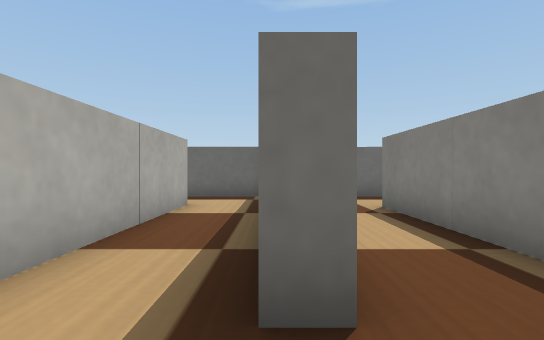
View 1 (above)

16 first-person views from a walk through a Webots world. The camera is 0.16 m above the floor, looks level and sees 85° across. The floor is counted in squares, 0.2 m on a side. Each view is taken from the middle of a square. On the plan, view 1 faces up. The plan holds only what a view shows up to about 10 squares ahead; the rest is blank. The place goes on beyond the plan. Robots are left out. Webots' stock objects and surfaces are drawn as simple stand-ins.

View 2
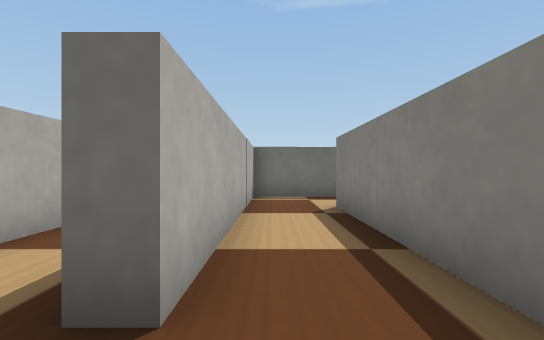

View 3
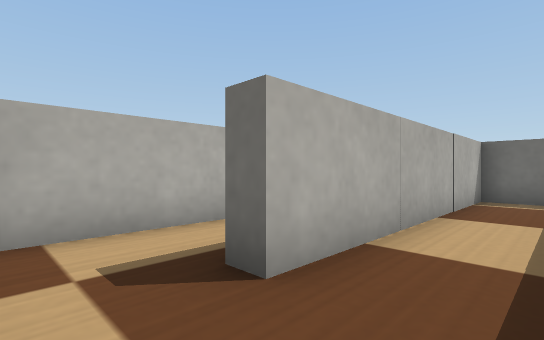

View 4
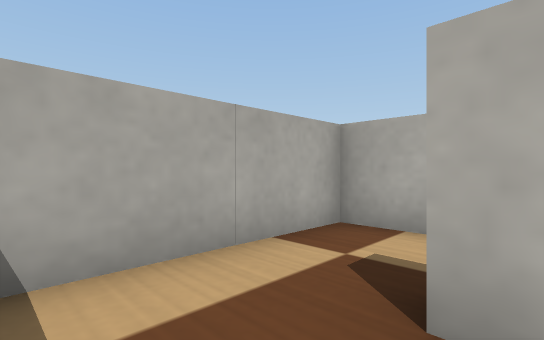

View 5
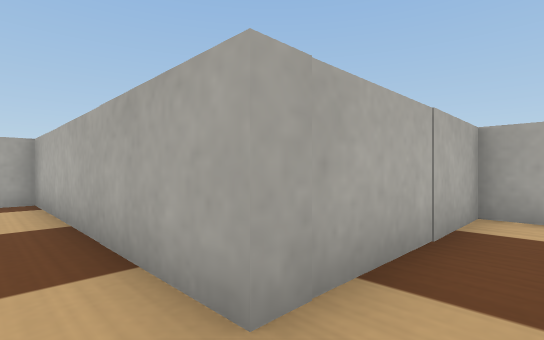

View 6
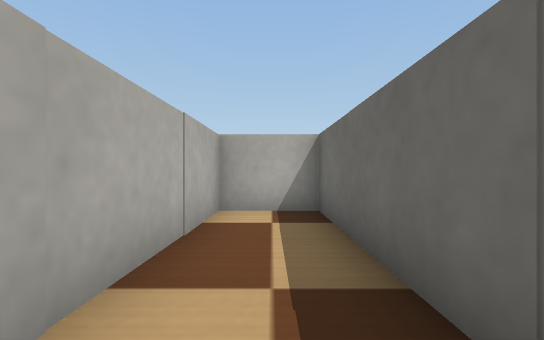

View 7
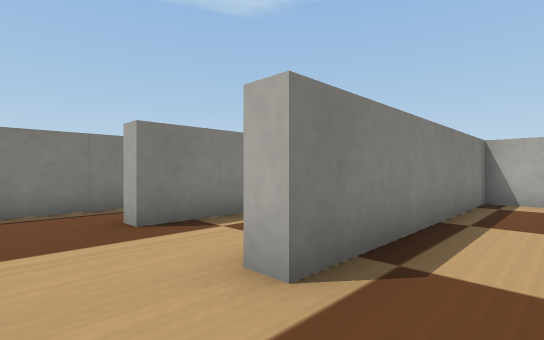

View 8
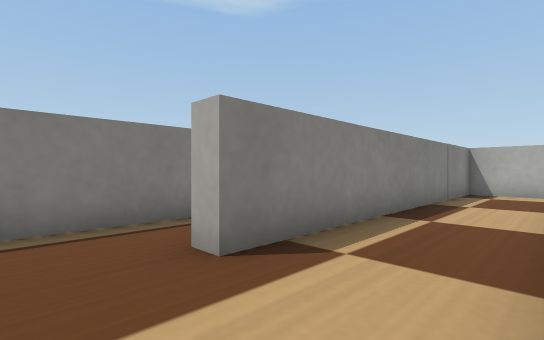

View 9
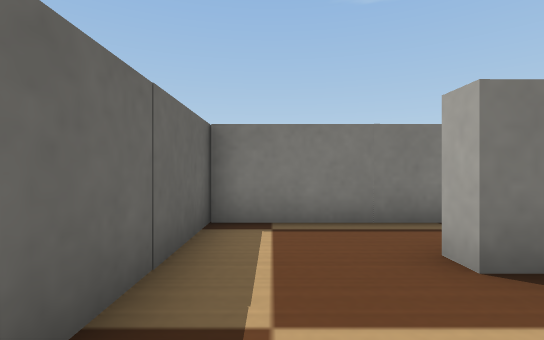

View 10
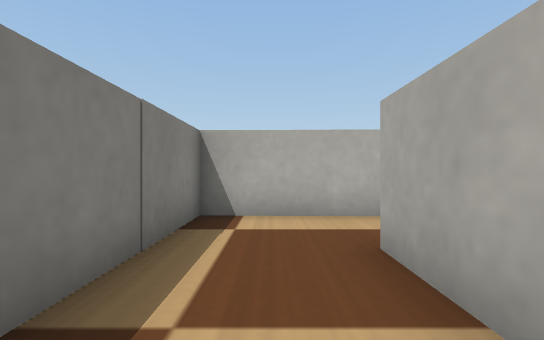

View 11
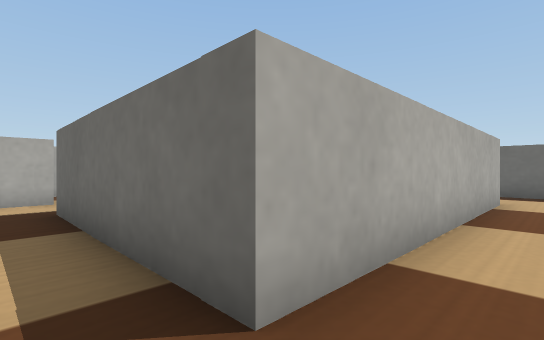

View 12
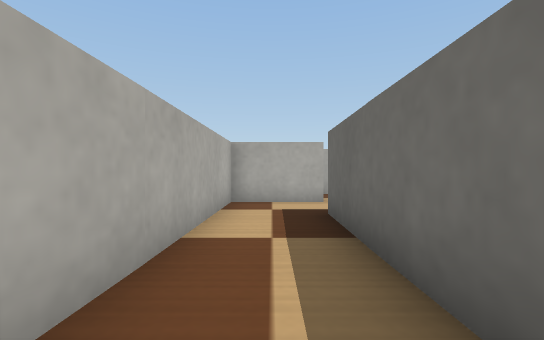

View 13
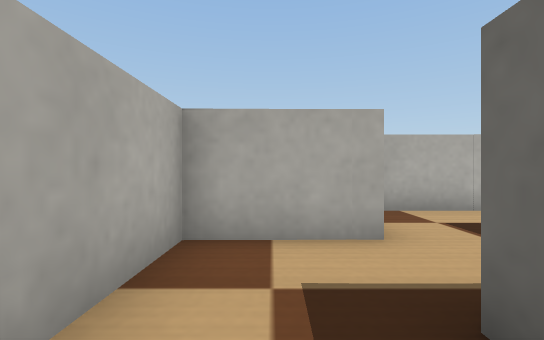

View 14
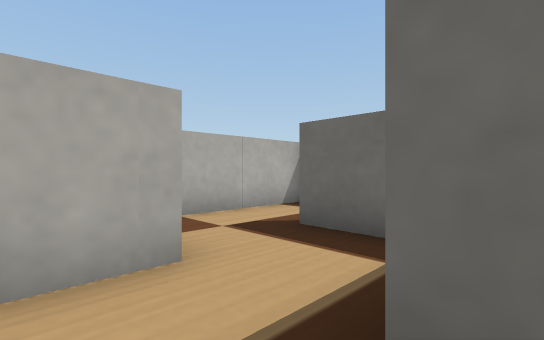

View 15
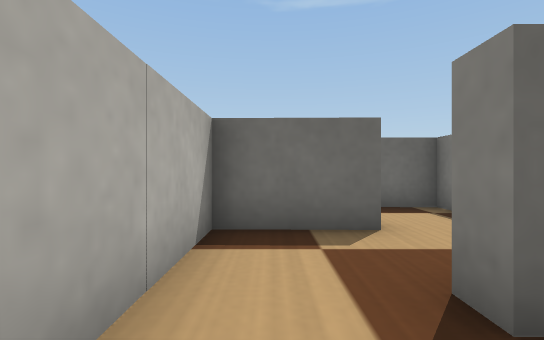

View 16
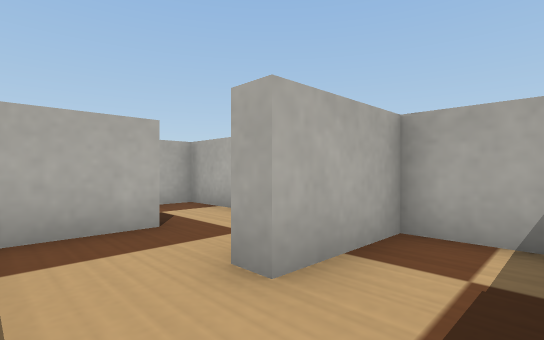

### Floor plan
Points are (right, up) in squares from view 1. A wall is a line through its corners. A room is listed if a view was taken in it or the views show most of it. See-through windows are left out.
Room 1 (views 1, 5, 6)
walls: (0.4, 1.5) (-0.1, 1.5); (-0.3, 9) (-6.8, 8.9) (-6.8, 7) (-2, 6.9) (-2, -0.5) (0.4, -0.5)
ways out: opening at (0, 0.5) to room 2
Room 2 (views 2, 3, 4, 7, 8, 9)
walls: (0.4, -0.5) (2.4, -0.5) (2.4, 6.4) (2.9, 6.4); (3.6, 9) (0.4, 9) (0.4, 1.5)
ways out: opening at (0, 0.5) to room 1; opening at (3, 7.5) to room 3
Room 3 (views 10, 11, 12, 13, 14)
walls: (2.9, 6.4) (2.9, -1) (-2.5, -1); (6.5, 9) (3.6, 9); (-4.4, -1.6) (-4.4, -3) (5.3, -3.1) (5.3, 6.4) (5.8, 6.4)
ways out: opening at (3, 7.5) to room 2; opening at (-3.5, -1) to room 4; opening at (5.5, 7.5)
Room 4 (view 15)
walls: (-4.4, -0.6) (-4.4, -1.6); (-3.5, 1.5) (-4.8, 1.5); (-6.8, 1.5) (-6.8, -0.7) (-6, -0.7)
ways out: opening at (-3.5, -1) to room 3; opening at (-5.5, 2) to room 6
Room 5 (view 16)
walls: (-6.8, 5.9) (-6.8, 4.5) (-4.5, 4.5); (-2.5, 5.8) (-2.5, 6.4) (-3.7, 6.4)
ways out: opening at (-3.5, 4) to room 6
Room 6 (no view inside)
walls: (-4.8, 1.5) (-4.8, 1.9) (-3.1, 1.9); (-4.5, 4.5) (-4.5, 4) (-6.8, 4) (-6.8, 1.5)
ways out: opening at (-5.5, 2) to room 4; opening at (-3.5, 4) to room 5

Where each view was taken, in squares from view 1:
view 1: 0 up, 0 right, facing up
view 2: 0 up, 1 right, facing up
view 3: 0 up, 2 right, facing up-left
view 4: 2 up, 2 right, facing down-left
view 5: 8 up, 1 left, facing down-left
view 6: 8 up, 1 left, facing left
view 7: 8 up, 1 right, facing down-right
view 8: 8 up, 3 right, facing down-right
view 9: 8 up, 3 right, facing right
view 10: 2 up, 4 right, facing down
view 11: 2 down, 4 right, facing up-left
view 12: 2 down, 3 right, facing left
view 13: 2 down, 1 left, facing left
view 14: 2 down, 2 left, facing up-left
view 15: 0 up, 6 left, facing up
view 16: 6 up, 3 left, facing down-left
